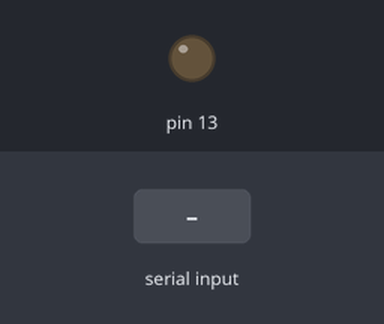
A sketch run on a simulated Arduino Uno, built with avr-gcc and run on an emulated ATmega328P. Parts: output pins drawn as LEDs (lit = HIGH). Inputs (shaded band) come from the test bench. What the sketch prints to the serial monitor is not drawn.

Above: at 4.2 s.
4.3 s: "1" received over the second serial link
At 4.7 s:
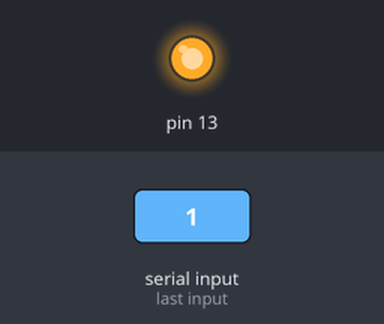
7.3 s: "0" received over the second serial link
Timing chart, 0 to 10.3 s (numbered marks = the images above; inputs shaded):
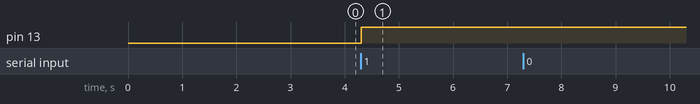

The sketch:

Base.ino
```cpp
/*
   Radio Bluetooth Car
   Bluetooth -> Radio Part
   Written By Alex
   2020 May 23rd
*/

#include <SoftwareSerial.h>

const byte RADIOs = 2; //Radio Send
const byte RADIOr = 3; //Radio Recieve
SoftwareSerial RADIO(RADIOs, RADIOr);
const byte BTs = 4; //Bluetooth Send
const byte BTr = 5; //Bluetooth Recieve
SoftwareSerial BT(BTs, BTr);

char code;

void blink()
{
  digitalWrite(13, HIGH);
  delay(500);
  digitalWrite(13, LOW);
}

void setup()
{
  // put your setup code here, to run once:

  pinMode(13, OUTPUT);

  RADIO.begin(9600);
  BT.begin(9600);
  Serial.begin(9600);
  Serial.println("start: ");

  delay(3000);
}

void loop()
{
  // put your main code here, to run repeatedly:
  if (BT.available())
  {
    Serial.println("yes: ");
    code = RADIO.read();
    Serial.println(code);
    RADIO.write(code);
    blink();
  }
}
```

Measured:
- after the input at 4.3 s, pin 13: LOW → HIGH at once
